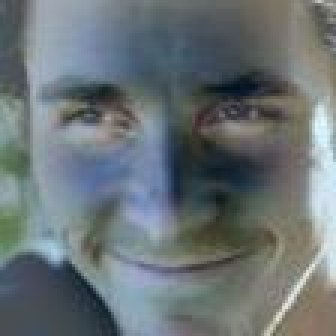
#> input picture TrainData/138_5559.jpg, 112 x 112 px, found by its file name (shown 3 times larger); its folder holds 4 pictures in this run
$ python helper.py   (older library calls are emulated)
#> lines starting #> are read from the running program, lines starting #| are printed output that depends on the picture
# Ideas. No guarantee for work

# Add this to the import section on top
import os
import numpy as np
from scipy import misc

# Add this after the tf.placeholder:
filenames = os.listdir("C:/Users/Jannis/Dropbox/Github/FacePeeper/TrainData/")
numImgs = len(filenames)


# Call this function when you want to get a batch
def createBatch(batchSize):
	''' This function receives a batchSize and randomly loads some images from the dataset.
	Images and labels are returned as np.array '''
#> called with batchSize = 20

	# Variant to read via scipy to np array (maybe slower than TF build in)
	indices = np.random.randint(0,numImgs,batchSize)

	images = np.empty([batchSize,112,112,3])
	labels = np.empty(batchSize,dtype=int)

	for counter,imgInd in enumerate(indices):
		print(counter)
		images[counter,:,:,:] = misc.imread('C:/Users/Jannis/Dropbox/Github/FacePeeper/TrainData/'+filenames[imgInd])
		labels[counter] = int(filenames[imgInd][:3])

	# The images have been normalized before saving. However misc.imsave scales everything to [0,255]
	# The range of zscores after normalization was suprisingly close to [-2,2]. We therefore rescale [0,255] --> [-2,2]
	images = (4*images)/255
	images -= 2

	return images,labels


imgs, labels = createBatch(20)
#> labels = 20 values, max 179 at index 1, min 138 at index 0, mean 157.9
for ind,img in enumerate(imgs):
	misc.imsave(str(ind)+'.jpg',img)
#> this loop made 20 passes
#> pass 2, `misc.imsave(str(ind)+'.jpg',img)`:
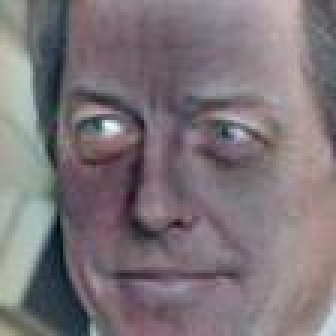
#> saved as 1.jpg: PIL image 112x112 RGB (shown 3 times larger); mean R, G, B 125, 115.8, 120.5


def preProcess(batch,mu=0,sigma=0.1):

    '''
    This preprocessing function is inspired by: Krizhevsky et al. (2012): ImageNet
        Classification with Deep Convolutional Neural Networks

    This function receives a batch of images (np.array of size [BatchSize,112,112,3])
    and performs the following preprocessing steps (for each img):
        1. Color Augmentation based on channel-wise PCA of entire dataset.
            VarianceIncreaser + NoiseAdder
        2. Binarizes about flipping vertically
        3. Rotation within range of [-25,25] degree

    Afterwards it returns a TF Tensor

    The optional parameters mu and sigma define the average and the spread in the noise added
    to each RGB channel
    '''
#> called with batch = array of shape (20, 112, 112, 3), mu = 0, sigma = 0.1
    import random
    from PIL import Image
    from scipy import misc
    import numpy as np

    batchSize = batch.shape[0]
#> batchSize = 20
    batchP = np.empty([batchSize,112,112,3],dtype=np.uint8)
    # Restore PCA results that has been performed beforehand on entire dataset
#> (the run stopped early here; a loop or call above may not have finished)
